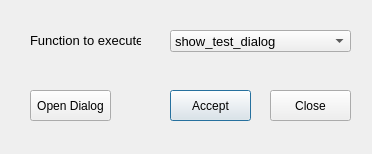
<?xml version="1.0" encoding="UTF-8"?>
<ui version="4.0">
 <class>Dialog</class>
 <widget class="QDialog" name="Dialog">
  <property name="geometry">
   <rect>
    <x>0</x>
    <y>0</y>
    <width>372</width>
    <height>154</height>
   </rect>
  </property>
  <property name="windowTitle">
   <string>Test functions</string>
  </property>
  <widget class="QPushButton" name="btn_accept">
   <property name="geometry">
    <rect>
     <x>170</x>
     <y>90</y>
     <width>81</width>
     <height>31</height>
    </rect>
   </property>
   <property name="text">
    <string>Accept</string>
   </property>
  </widget>
  <widget class="QPushButton" name="btn_close">
   <property name="geometry">
    <rect>
     <x>270</x>
     <y>90</y>
     <width>81</width>
     <height>31</height>
    </rect>
   </property>
   <property name="text">
    <string>Close</string>
   </property>
  </widget>
  <widget class="QComboBox" name="cbo_function">
   <property name="geometry">
    <rect>
     <x>170</x>
     <y>30</y>
     <width>181</width>
     <height>22</height>
    </rect>
   </property>
   <property name="font">
    <font>
     <pointsize>10</pointsize>
    </font>
   </property>
   <item>
    <property name="text">
     <string>show_test_dialog</string>
    </property>
   </item>
   <item>
    <property name="text">
     <string>function_not_found</string>
    </property>
   </item>
  </widget>
  <widget class="QLabel" name="label">
   <property name="geometry">
    <rect>
     <x>30</x>
     <y>30</y>
     <width>111</width>
     <height>21</height>
    </rect>
   </property>
   <property name="font">
    <font>
     <pointsize>10</pointsize>
    </font>
   </property>
   <property name="text">
    <string>Function to execute</string>
   </property>
  </widget>
  <widget class="QPushButton" name="btn_open_dialog">
   <property name="geometry">
    <rect>
     <x>30</x>
     <y>90</y>
     <width>81</width>
     <height>31</height>
    </rect>
   </property>
   <property name="text">
    <string>Open Dialog</string>
   </property>
  </widget>
 </widget>
 <resources/>
 <connections/>
</ui>
